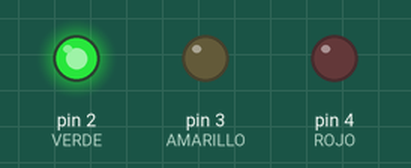
Recording of a sketch running on a simulated Arduino Uno, built with avr-gcc and run on an emulated ATmega328P. Shown: output pins drawn as LEDs (lit = HIGH).

Above: at 0.1 s.
At 27.1 s:
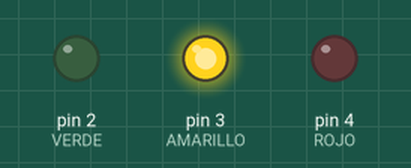
At 37.1 s:
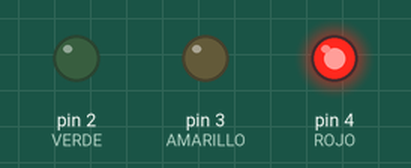
Timing chart, 0 to 38.6 s (numbered marks = the images above):
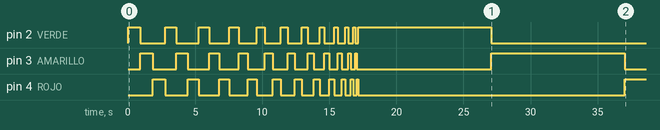

The sketch:

sketch_apr29a.ino
```cpp
#define VERDE 2
#define AMARILLO 3
#define ROJO 4
int espera = 1000;
void setup()
{
 pinMode(VERDE,OUTPUT);
 pinMode(AMARILLO,OUTPUT);
 pinMode(ROJO,OUTPUT);
}

void loop()
{
  espera=espera - 80;
  if(espera<100)
  {
    espera = 10000;
  }
  else
  {
    digitalWrite(VERDE,HIGH);
    delay(espera);
    digitalWrite(VERDE,LOW);
    digitalWrite(AMARILLO,HIGH);
    delay(espera);
    digitalWrite(AMARILLO,LOW);
    digitalWrite(ROJO,HIGH);
    delay(espera);
    digitalWrite(ROJO,LOW);

  }

}
```

Measured:
- by itself, pin 2 (VERDE): LOW → HIGH at 0.00 s, → LOW 0.92 s later, → HIGH 1.8 s later, → LOW 0.84 s later, … (24 changes in this stretch)
- by itself, pin 3 (AMARILLO): LOW → HIGH at 0.92 s, → LOW 0.92 s later, → HIGH 1.8 s later, → LOW 0.84 s later, … (24 changes in this stretch)
- by itself, pin 4 (ROJO): LOW → HIGH at 1.8 s, → LOW 0.92 s later, → HIGH 1.7 s later, → LOW 0.84 s later, … (23 changes in this stretch)
